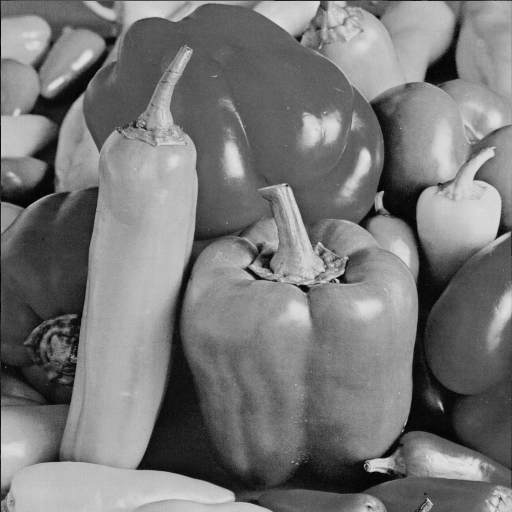
#> input picture DISP5_code/peppers.bmp, 512 x 512 px
$ python erosion.py
#> lines starting #> are read from the running program, lines starting #| are printed output that depends on the picture; after the words box and inside, x2 and y2 are one past the last pixel; in counts of white or black regions, pixels touching at a corner belong together
import numpy as np
import cv2

def dilation(img):
    kernel = np.array([[0, 1, 0],
                       [1, 1, 1],
                       [0, 1, 0]])
    img = cv2.filter2D(img.astype(np.float32), -1, kernel)  # Convert to float32
    img = np.where(img == 255 * 5, 255, 0).astype(np.uint8)  # Convert back to uint8

    return img

def erosion(img):
    kernel = np.array([[0, 1, 0],
                       [1, 1, 1],
                       [0, 1, 0]])
    result = cv2.filter2D(img.astype(np.float32), -1, kernel)  # Convert to float32
    img = np.where(result >= 255, 255, 0).astype(np.uint8)  # Convert back to uint8
    return img

def hole_filling(img, num_ero, num_dila):

    for _ in range(num_dila):
        img = dilation(img)

    for _ in range(num_ero):
        img = erosion(img)

    return img

def opening(img, num_ero, num_dila):

    for _ in range(num_ero):
        img = erosion(img)

    for _ in range(num_dila):
        img = dilation(img)

    return img


img = cv2.imread("peppers.bmp", cv2.IMREAD_GRAYSCALE)
#> img is the input picture: shape (512, 512); min 0, max 227, mean 119.8
_, img = cv2.threshold(img, 127, 255, cv2.THRESH_BINARY)
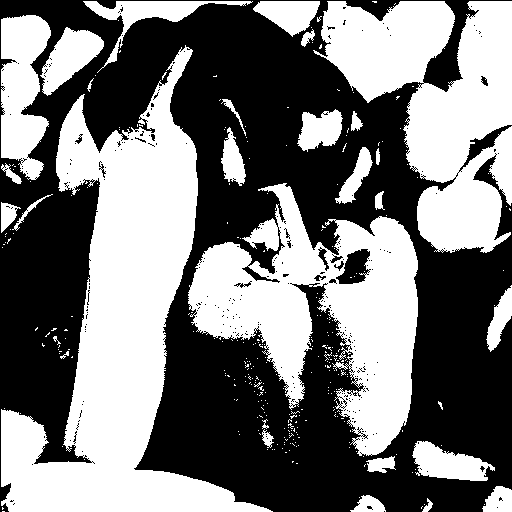
#> img: shape (512, 512); 47.3% white; 310 white regions (280 under 20 px), largest, box (x1, y1, x2, y2) and area: (1, 45, 273, 512) 46132, (188, 183, 418, 456) 29347, (313, 1, 512, 253) 27699

cv2.imshow('raw img', img)
cv2.waitKey()

# doing the erosion
erosion_img = erosion(img)
#> in erosion, `result = cv2.filter2D(img.astype(np.float32), -1, kernel)`:
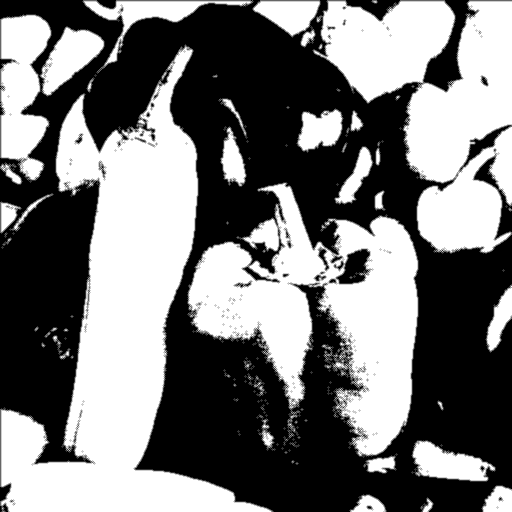
#> result: shape (512, 512) float32; min 0, max 1275, mean 603.8; drawn with min black and max white
#> in erosion, `img = np.where(result >= 255, 255, 0).astype(np.uint8)`: img: shape (512, 512); 51.6% white; 108 black regions (94 under 20 px), largest, box (x1, y1, x2, y2) and area: (0, 0, 512, 512) 122547, (424, 0, 475, 91) 1563, (338, 250, 369, 283) 579
cv2.imshow('erosion img', erosion_img)
cv2.imwrite("erosion_img.png", erosion_img)
cv2.waitKey()

# doing the dilation
dilation_img = dilation(img)
#> in dilation, `img = np.where(img == 255 * 5, 255, 0).astype(np.uint8)`: img: shape (512, 512); 43% white; 127 white regions (95 under 20 px), largest, box (x1, y1, x2, y2) and area: (2, 48, 271, 512) 43794, (320, 217, 417, 455) 13481, (189, 184, 344, 401) 11810
cv2.imshow('dilation img', dilation_img)
cv2.imwrite("dilation_img.png", dilation_img)
cv2.waitKey()

# # doing the hole_filling
img2 = img

hole_filling_img = hole_filling(img2, 3, 3)
#> the loop in hole_filling, `for _ in range(num_ero):` made 3 passes
#> pass 1, in erosion (call 2), `result = cv2.filter2D(img.astype(np.float32), -1, kernel)`:
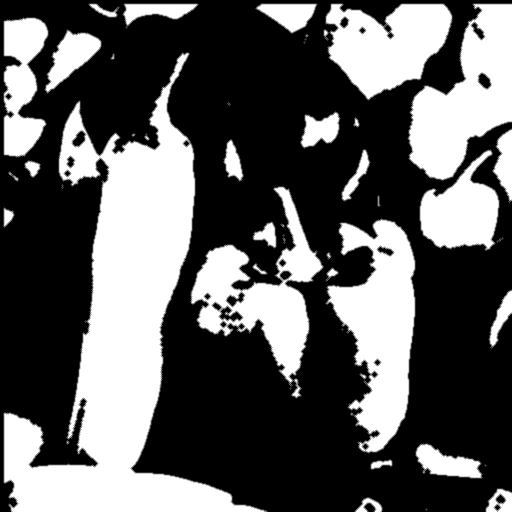
#> result: shape (512, 512) float32; min 0, max 1275, mean 470.9; drawn with min black and max white
#> after the loop in hole_filling, `for _ in range(num_ero):`:
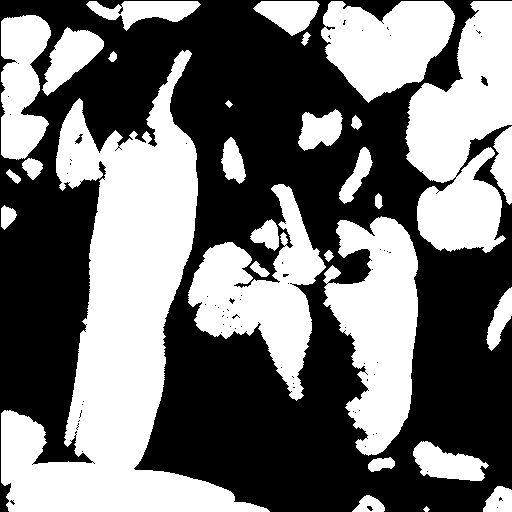
#> img: shape (512, 512); 44.9% white; 30 white regions, largest, box (x1, y1, x2, y2) and area: (1, 50, 270, 512) 45238, (405, 1, 512, 253) 17001, (323, 216, 418, 456) 14156
cv2.imshow('hole filling img', hole_filling_img)
cv2.waitKey()

# # doing the opening
img3 = img

opening_img = opening(img3, 3, 3)
#> the loop in opening, `for _ in range(num_dila):` made 3 passes
#> pass 1, in dilation (call 5), `img = cv2.filter2D(img.astype(np.float32), -1, kernel)`:
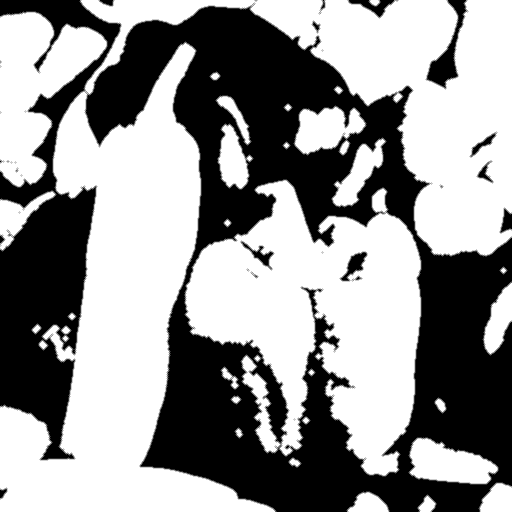
#> img: shape (512, 512) float32; min 0, max 1275, mean 735.6; drawn with min black and max white
#> pass 1, in dilation (call 5), `img = np.where(img == 255 * 5, 255, 0).astype(np.uint8)`:
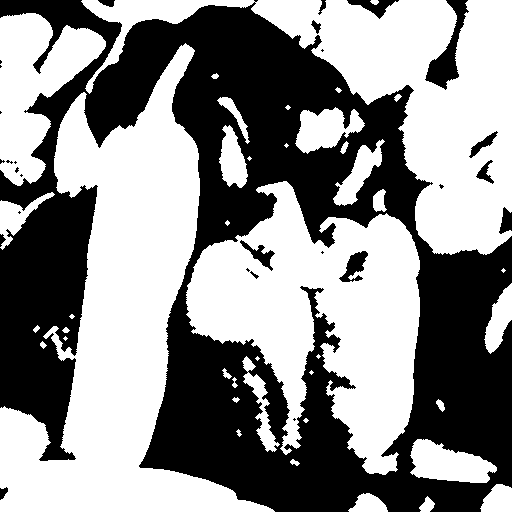
#> img: shape (512, 512); 55% white; 28 black regions (14 under 20 px), largest, box (x1, y1, x2, y2) and area: (0, 0, 512, 512) 114315, (425, 0, 469, 90) 1329, (339, 251, 368, 282) 441
#> after the loop in opening, `for _ in range(num_dila):`:
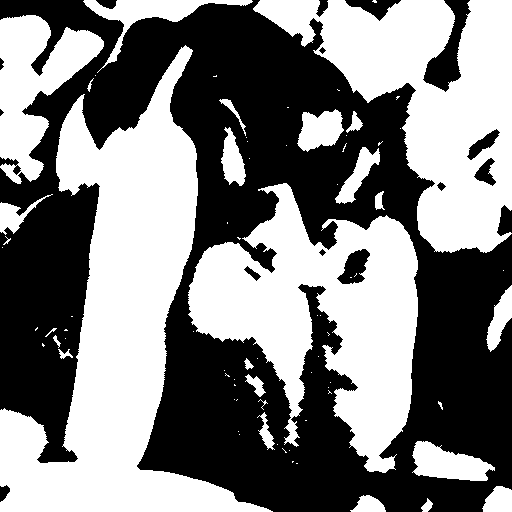
#> img: shape (512, 512); 49.8% white; 77 white regions (50 under 20 px), largest, box (x1, y1, x2, y2) and area: (0, 45, 273, 512) 47188, (188, 183, 418, 473) 32780, (253, 0, 512, 253) 30491
cv2.imshow('opening img', opening_img)
cv2.waitKey()
